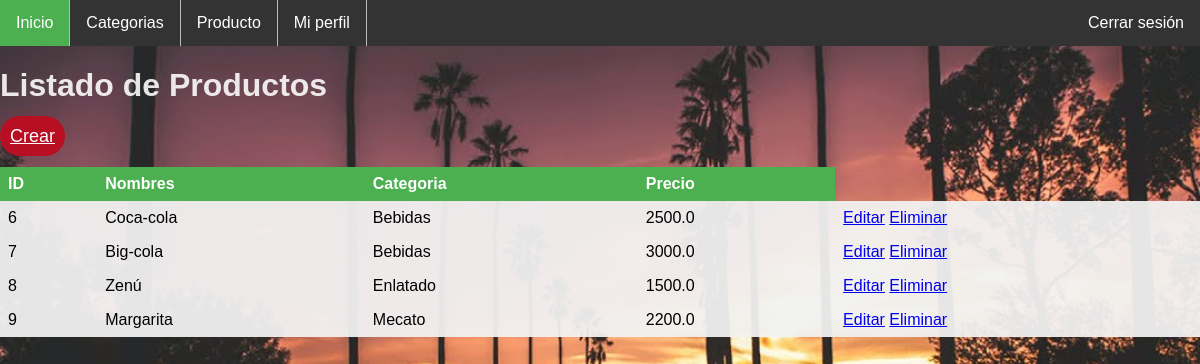
/producto (signed in), run on an earlier commit of the app's database.
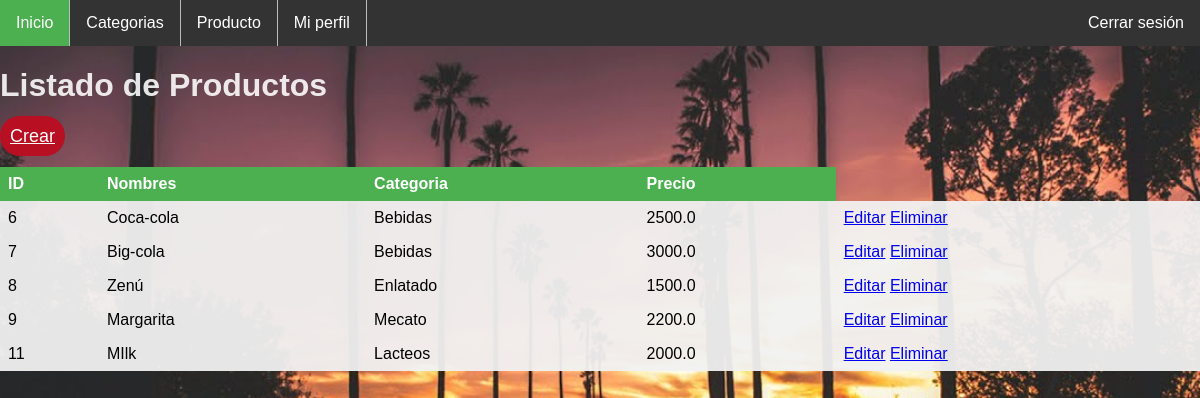
And on a later commit of the database.
### tables this page shows
CREATE TABLE "producto" (
	"id"	INTEGER NOT NULL,
	"Nombre"	TEXT NOT NULL,
	"id_usuario"	INTEGER NOT NULL,
	"categoria"	TEXT NOT NULL,
	"precio"	REAL NOT NULL,
	PRIMARY KEY("id" AUTOINCREMENT)
);

### app.py (the view)
@app.route('/producto')
def producto():
    id_us = session['usuario'][0]
    producto = db.execute("""select * from producto where
        id_usuario = ?""", ( id_us,)).fetchall()
    return render_template('productos.html', productos=producto)

### templates/productos.html
{% extends 'layouts/base.html' %} {% block title %} Productos {% endblock %} {%
    block content %}
    <div class="title-page">
      <h1>Listado de Productos</h1>
      <a class="boton" href="{{ url_for('crear_pro')}}">Crear</a>
    </div>
    <table class="table">
      <thead>
        <tr>
          <th>ID</th>
          <th>Nombres</th>
          <th>Categoria</th>
          <th>Precio</th>
        </tr>
      </thead>
      <tbody>
        {% for producto in productos %}
        <tr>
          <td>{{ producto[0] }}</td>
          <td>{{ producto[1] }}</td>
          <td>{{ producto[3] }}</td>
          <td>{{ producto[4] }}</td>
          <td>
              <a class="btn" href="{{ url_for('editar_pro', id = producto[0]) }}">Editar</a>
              <a class="btn btn-danger" href="{{ url_for('eliminar_pro', id = producto[0]) }}">Eliminar</a>
          </td>
        </tr>
        {% endfor %}
      </tbody>
    </table>
    {% endblock %}

What changed in the data, as far as the page shows it:
added producto: id "11", Nombre "MIlk", categoria "Lacteos", precio "2000.0"
